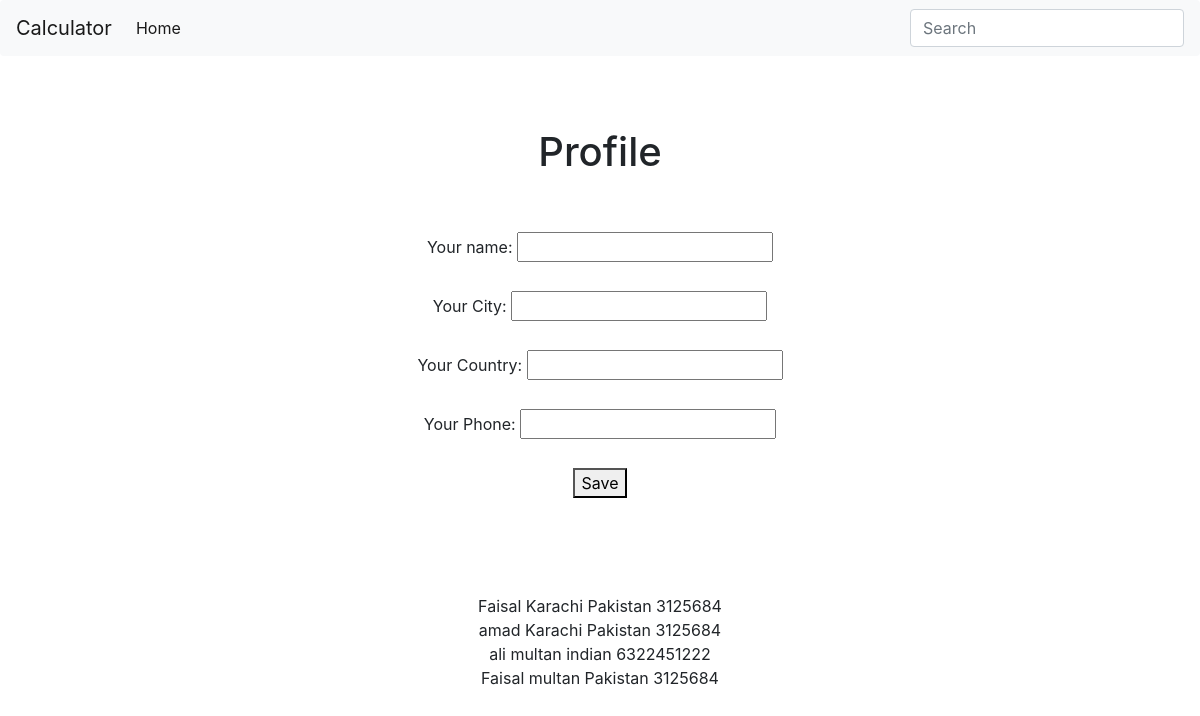
Screenshot of /projectDB/ with the database file from the repository.
### projectDB/models.py (models this page shows)
class Profile(models.Model):
    id = models.IntegerField(primary_key=True,unique=True)
    name = models.TextField(db_column='Name', blank=True, null=True)  # Field name made lowercase.
    city = models.TextField(db_column='City', blank=True, null=True)  # Field name made lowercase.
    country = models.TextField(db_column='Country', blank=True, null=True)  # Field name made lowercase.
    phoneno = models.IntegerField(db_column='PhoneNo', blank=True, null=True)  # Field name made lowercase.
    class Meta:
        managed = False
        db_table = 'profile'

### projectDB/views.py (the view, shortened to what this page needs)
class HomePage(TemplateView):
    template_name = 'templatesviews/index.html'
    def get(self, request, *args, **kwargs):
        form = NameForm()
        posts = Profile.objects.all()
        form = NameForm()
        args = {'form': form, 'posts': posts}
        return render(request, self.template_name, args)

### projectDB/form.py
class NameForm(forms.ModelForm):
    name = forms.CharField(label='Your name', max_length=100)
    city = forms.CharField(label='Your city', max_length=100)
    country = forms.CharField(label='Your country', max_length=100)
    phoneno = forms.IntegerField(label='Your phone')
    class Meta:
        model = Profile
        fields = ('name','city','country','phoneno',)

### projectDB/templates/templatesviews/index.html (shortened to what this page needs)
{% extends 'base.html' %}
{% block body %}
  <div class="container text-center">
    <h1>Profile</h1>
      <br/>
      <br/>
     <form action="" method="post">
    <label for="name">Your name: </label>
    <input id="name" type="text" name="name" value="{{ current_name }}">
         <br/>
      <br/>
          <label for="city">Your City: </label>
    <input id="city" type="text" name="city" value="{{ current_name }}">
         <br/>
      <br/>
          <label for="country">Your Country: </label>
    <input id="country" type="text" name="country" value="{{ current_name }}">
         <br/>
      <br/>
          <label for="phoneno">Your Phone: </label>
    <input id="phoneno" type="text" name="phoneno" value="{{ current_name }}">
           <br/>
      <br/>
    <button type="submit">Save</button>
    </form>
      <br/>
      <br/>
  <br/>
      <br/>
      {% for post in posts %}
          <pr>{{ post.name }}</pr>
          <pr>{{ post.city }}</pr>
          <pr>{{ post.country }}</pr>
          <pr>{{ post.phoneno }}</pr>
           <br/>
      {% endfor %}
    </div>
{% endblock %}

### projectDB/templates/base.html (shortened to what this page needs)
<!DOCTYPE html>
<html lang="en">
<head>
<link rel="stylesheet" href="https://stackpath.bootstrapcdn.com/bootstrap/4.1.1/css/bootstrap.min.css">
</head>
<body>
<nav class="navbar navbar-expand-lg navbar-light bg-light rounded">
        <a class="navbar-brand" href="#">Calculator</a>
        <div class="collapse navbar-collapse" id="navbarsExample09">
          <ul class="navbar-nav mr-auto">
            <li class="nav-item active">
              <a class="nav-link" href="#">Home <span class="sr-only">(current)</span></a>
            </li>
          </ul>
          <form class="form-inline my-2 my-md-0">
            <input class="form-control" type="text" placeholder="Search" aria-label="Search">
          </form>
        </div>
      </nav>
<br/>
<br/>
<br/>
{% block body %}
{% endblock %}
</body>
</html>

### rows the page displays
Profile: name "Faisal", city "Karachi", country "Pakistan", phoneno "3125684"
Profile: name "amad", city "Karachi", country "Pakistan", phoneno "3125684"
Profile: name "ali", city "multan", country "indian", phoneno "6322451222"
Profile: name "Faisal", city "multan", country "Pakistan", phoneno "3125684"
